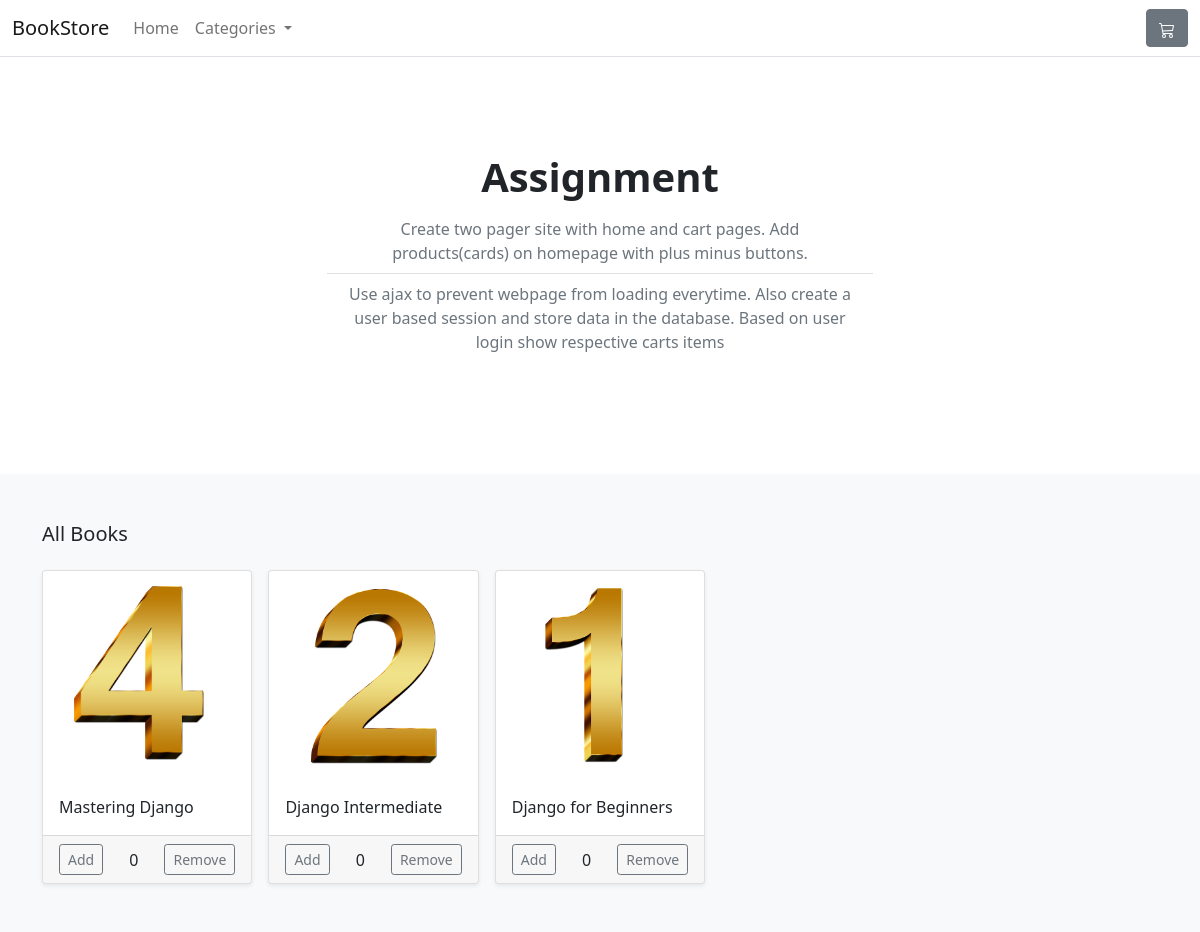
The app's page / (signed in) with its own data.
### allapps/store/models.py (models this page shows, shortened)
class Product(models.Model):
    category = models.ForeignKey(
        Category, related_name='product', on_delete=models.CASCADE)
    created_by = models.ForeignKey(
        User, on_delete=models.CASCADE, related_name='product_creator')
    title = models.CharField(max_length=255)
    author = models.CharField(max_length=255, default='admin')
    description = models.TextField(blank=True)
    image = models.ImageField(upload_to='images/')
    slug = models.SlugField(max_length=255)
    price = models.DecimalField(max_digits=4, decimal_places=2)
    in_stock = models.BooleanField(default=True)
    is_active = models.BooleanField(default=True)
    created = models.DateTimeField(auto_now_add=True)
    updated = models.DateTimeField(auto_now=True)
    objects = models.Manager()
    products = ProductManager()
    class Meta:
        verbose_name_plural = 'products'
        ordering = ('-created',)
    def get_absolute_url(self):
        return reverse('store:product_detail', args=[self.slug])

### allapps/store/views.py (the view, shortened to what this page needs)
# urls.py: path('', views.all_products, name='all_products'),
def all_products(request):
    if request.user.id:
        products = Product.products.all().filter(created_by=request.user)
    else:
        products = Product.products.all()
    cart = request.session.get('cart')
    if not cart:
        request.session.cart = {}
    return render(request, 'store/home.html', {'products': products})

### allapps/store/models.py (called while the page is built)
    def get_queryset(self):
        return super(ProductManager, self).get_queryset().filter(is_active=True)

    def get_absolute_url(self):
        return reverse('store:category_list', args=[self.slug])

### allapps/store/templatetags/cart.py (called while the page is built)
@register.filter(name='cart_qty')
def cart_qty(product, cart):
    if cart:
        for id in cart.keys():
            if int(id) == product.id:
                return cart.get(id)
    return 0

### allapps/store/views.py (called while the page is built)
def categories(request):
    return {
        'categories': Category.objects.all()
    }

### templates/store/home.html (shortened to what this page needs)
{% extends 'base.html' %}
{% load static %}
{% load cart %}
{% block content %}
<main>
	<section class="py-5 text-center container">
		<div class="row py-lg-5">
			<div class="col-lg-6 col-md-8 mx-auto">
				<h1 class="h1 fw-bold">Assignment</h1>
				<ul class="list-group-flush list-unstyled">
					<li class="list-group-item text-muted">Create two pager site with home and cart pages.
						Add products(cards) on homepage with plus minus buttons.</li>
					<li class="list-group-item text-muted">Use ajax to prevent webpage from loading everytime.
						Also create a user based session and store data in the database. Based on user login show
						respective carts items</li>
				</ul>
			</div>
		</div>
	</section>
	<div class="album py-5 bg-light">
		<div class="container">
			<div class="pb-3 h5">All Books</div>
			<div class="row row-cols-1 row-cols-sm-2 row-cols-md-5 g-3">
				{% for product in products %}
				<div class="col">
					<div class="card shadow-sm">
						<img class="img-fluid" alt="Responsive image" src="{{ product.image.url }}" />
						<div class="card-body">
							<p class="card-text">
								<a class="text-dark text-decoration-none"
									href="{{ product.get_absolute_url }}">{{ product.title }}</a>
							</p>
						</div>
						<div class="card-footer">
							<div class="d-flex justify-content-between align-items-center">
								<form action="" method="POST" class="form_prod">
									<input type="submit" class="btn btn-sm btn-outline-secondary" value="Add" />
								</form>
								<div class="text-center" id="prod_{{ product.id }}">
									{{ product|cart_qty:request.session.cart }}
								</div>
								<form action="" method="POST" class="form_prod">
									<input type="submit" class="btn btn-sm btn-outline-secondary" value="Remove" />
								</form>
							</div>
						</div>
					</div>
				</div>
				{% endfor %}
			</div>
		</div>
	</div>
</main>
{% endblock %}

### records on screen
Product: image (picture), title "Mastering Django", session "0"
Product: image (picture), title "Django Intermediate", session "0"
Product: image (picture), title "Django for Beginners", session "0"
